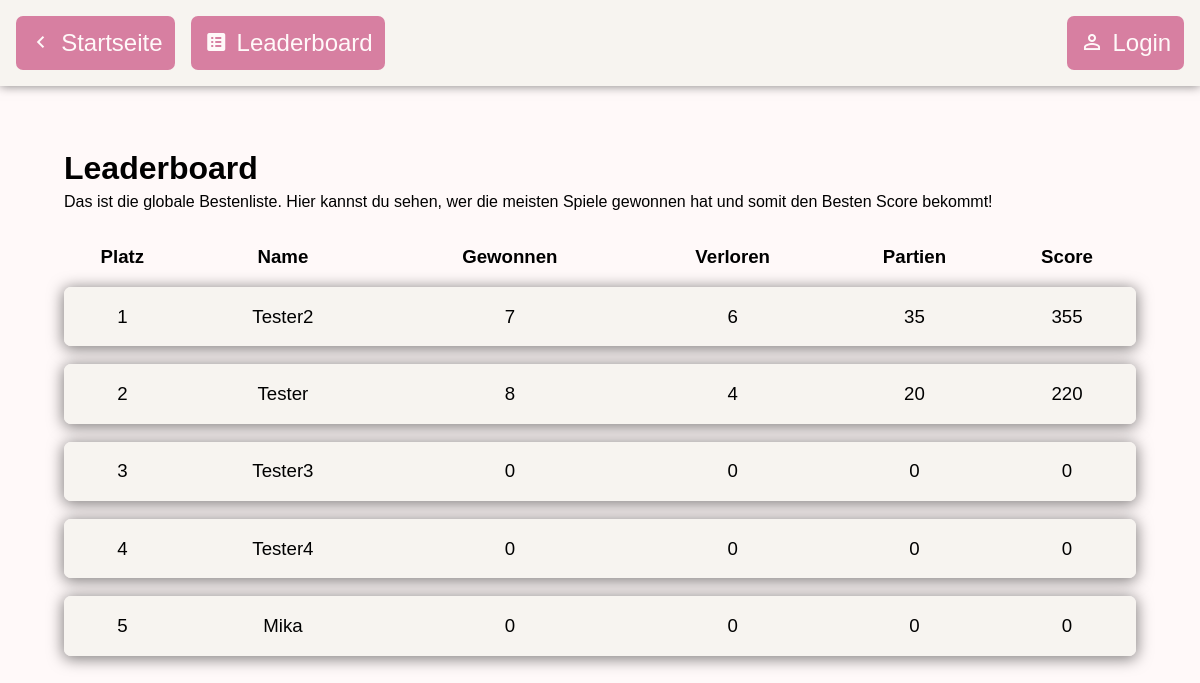
The page /leaderboard on the database as committed earlier.
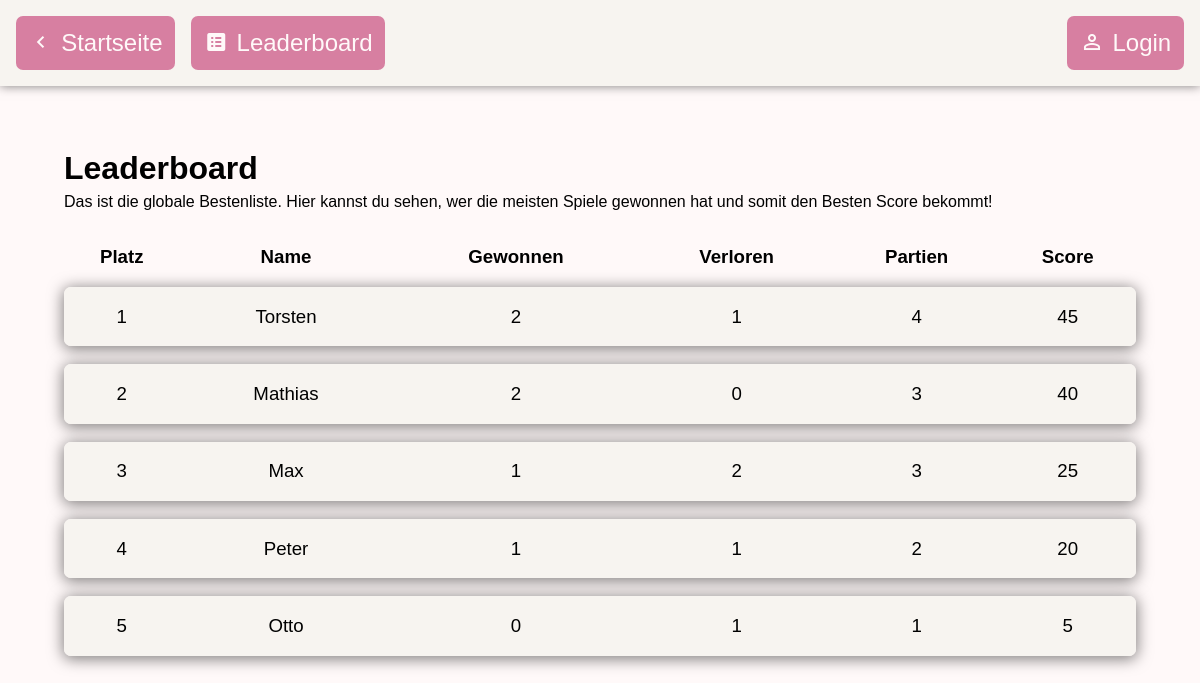
The same page on the database as committed later.
### tables this page shows
CREATE TABLE users(id INTEGER PRIMARY KEY AUTOINCREMENT, name VARCHAR NOT NULL, password VARCHAR NOT NULL, games_won INTEGER DEFAULT 0, games_lost INTEGER DEFAULT 0, games_played INTEGER DEFAULT 0);

### app.py (the view)
@app.route("/leaderboard")
def leaderboard():
    con = sqlite3.connect("database.db")
    cur = con.cursor()
    response = cur.execute("SELECT name, games_won, games_lost, games_played, (games_played * 10 + games_won * 5 - games_lost * 5) AS score FROM users ORDER BY score DESC")
    data = response.fetchall()
    con.close()
    return render_template("leaderboard.html", users=data)

### templates/leaderboard.html (shortened to what this page needs)
<!DOCTYPE html>
<html lang="en">
<head>
    <link rel="stylesheet" href="css/main.css">
    <link rel="stylesheet" href="https://cdn.jsdelivr.net/npm/@mdi/font@7.4.47/css/materialdesignicons.min.css">
    <link rel="stylesheet" href="css/leaderboard.css">
</head>
<body>
    <div class="header" id="header">
        <div class="left-section">
            <a href="/" class="icon-text-button">
                <span class="mdi mdi-chevron-left"></span>
                <p>Startseite</p>
            </a>
            <a href="leaderboard" class="icon-text-button">
                <span class="mdi mdi-list-box"></span>
                <p>Leaderboard</p>
            </a>
        </div>
        <div class="right-section">
            {% if session["logged_in"] %}
                <div class="icon-text-display">
                    <span class="mdi mdi-account"></span>
                    <p class="icon-text-display">{{session["username"]}}</p>
                </div>
                <a href="login/end_session" class="icon-text-button">
                    <span class="mdi mdi-logout"></span>
                    <p>Logout</p>
                </a>
            {% else %}
                <a href="login" class="icon-text-button">
                    <span class="mdi mdi-account-outline"></span>
                    <p>Login</p>
                </a>
            {% endif %}
        </div>
    </div>
    <div class="content">
        <h1>Leaderboard</h1>
        <p>Das ist die globale Bestenliste. Hier kannst du sehen, wer die meisten Spiele gewonnen hat und somit den Besten Score bekommt!</p>
        <table>
            <tr id="standard-th">
                <th>Platz</th>
                <th>Name</th>
                <th>Gewonnen</th>
                <th>Verloren</th>
                <th>Partien</th>
                <th>Score</th>
            </tr>
            {% for user in users %}
                {% if user[0] == session["username"] %}
                    <tr class="highlight entry">
                {% else %}
                    <tr class="entry">
                {% endif %}
                        <td class="first-td">{{loop.index}}</td>
                        <td>{{user[0]}}</td>
                        <td>{{user[1]}}</td>
                        <td>{{user[2]}}</td>
                        <td>{{user[3]}}</td>
                        <td class="last-td">{{user[4]}}</td>
                    </tr>
            {% endfor %}
        </table>
    </div>
</body>
</html>

### static/css/main.css (style rules this page uses)
:root { --main_color: #D77FA1; --main_color_hover: #C76F91; --main_color_disabled: #B75F81; --main_color_hightlight: #ffe0ed; --background_color: #FFF9F9; --background_color_secondary: #F7F4F0; --o_color: #BFB1DF; --x_color: #FAC6A0; --error_message: red; --success_message: #00c100; --gray: gray; }
body { background-color: var(--background_color); font-family: Arial, Helvetica, sans-serif; margin: 0; }
h1 { margin-bottom: 0.2em; }
p { margin-top: 0; }
.header { display: flex; justify-content: space-between; background: var(--background_color_secondary); padding: 1em; box-shadow: rgba(0, 0, 0, 0.5) 0 0 10px; }
.header > div { display: flex; gap: 1em; align-items: center; }
.content { margin: 4em; }
.icon-text-button { border: none; border-radius: 7px; padding: 0.8em; text-decoration: none; color: var(--background_color); display: flex; justify-content: center; align-items: center; transition: box-shadow 0.3s; background: var(--main_color); cursor: pointer; transition-timing-function: ease-in-out; transition-duration: 50ms; }
.icon-text-button span, .icon-text-button p { font-size: 18pt; margin: 0; }
.icon-text-button span { margin-right: 0.35em; }
.entry { background: var(--background_color_secondary); padding: 20px; border-radius: 7px; box-shadow: 0px 2px 15px 1px rgba(0, 0, 0, 0.5); margin-bottom: 30px; }

### static/css/leaderboard.css (style rules this page uses)
table { border-spacing: 0 1em; font-size: 14pt; width: 100%; }
td { padding: 1em 0.5em; text-align: center; background: var(--background_color_secondary); }
.first-td { border-radius: 7px 0 0 7px; }
.last-td { border-radius: 0 7px 7px 0; }
.entry { background: none; }

Rows that differ between the two databases and show on the page:
removed users: name "Tester2", games_won "7", games_lost "6", games_played "35", user "355"
removed users: name "Tester", games_won "8", games_lost "4", games_played "20", user "220"
removed users: name "Tester3", games_won "0", games_lost "0", games_played "0", user "0"
removed users: name "Tester4", games_won "0", games_lost "0", games_played "0", user "0"
added users: name "Torsten", games_won "2", games_lost "1", games_played "4", user "45"
changed users: name "Mika" → "Mathias"; games_won "0" → "2"; games_played "0" → "3"; user "0" → "40"
added users: name "Max", games_won "1", games_lost "2", games_played "3", user "25"
added users: name "Peter", games_won "1", games_lost "1", games_played "2", user "20"
added users: name "Otto", games_won "0", games_lost "1", games_played "1", user "5"
